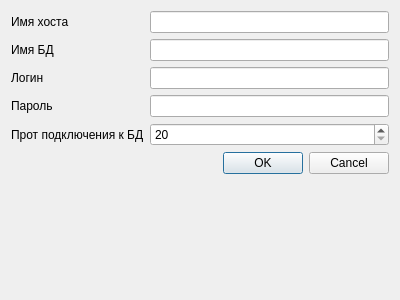
<?xml version="1.0" encoding="UTF-8"?>
<ui version="4.0">
 <class>Dialog</class>
 <widget class="QDialog" name="Dialog">
  <property name="geometry">
   <rect>
    <x>0</x>
    <y>0</y>
    <width>400</width>
    <height>300</height>
   </rect>
  </property>
  <property name="windowTitle">
   <string>Dialog</string>
  </property>
  <layout class="QFormLayout" name="formLayout">
   <item row="2" column="0">
    <widget class="QLabel" name="BD_name_label">
     <property name="text">
      <string>Имя БД</string>
     </property>
    </widget>
   </item>
   <item row="3" column="0">
    <widget class="QLabel" name="Login_label">
     <property name="text">
      <string>Логин</string>
     </property>
    </widget>
   </item>
   <item row="4" column="0">
    <widget class="QLabel" name="Pass_label">
     <property name="text">
      <string>Пароль</string>
     </property>
    </widget>
   </item>
   <item row="5" column="0">
    <widget class="QLabel" name="Con_prot_label">
     <property name="text">
      <string>Прот подключения к БД</string>
     </property>
    </widget>
   </item>
   <item row="1" column="0">
    <widget class="QLabel" name="Host_name_label">
     <property name="text">
      <string>Имя хоста</string>
     </property>
    </widget>
   </item>
   <item row="1" column="1">
    <widget class="QLineEdit" name="Host_name_text"/>
   </item>
   <item row="2" column="1">
    <widget class="QLineEdit" name="BD_name_text"/>
   </item>
   <item row="3" column="1">
    <widget class="QLineEdit" name="Login_text"/>
   </item>
   <item row="4" column="1">
    <widget class="QLineEdit" name="Pass"/>
   </item>
   <item row="5" column="1">
    <widget class="QSpinBox" name="Con_prot_spin">
     <property name="minimum">
      <number>20</number>
     </property>
     <property name="maximum">
      <number>70</number>
     </property>
    </widget>
   </item>
   <item row="7" column="1">
    <widget class="QDialogButtonBox" name="buttonBox">
     <property name="orientation">
      <enum>Qt::Horizontal</enum>
     </property>
     <property name="standardButtons">
      <set>QDialogButtonBox::Cancel|QDialogButtonBox::Ok</set>
     </property>
    </widget>
   </item>
  </layout>
 </widget>
 <resources/>
 <connections>
  <connection>
   <sender>buttonBox</sender>
   <signal>accepted()</signal>
   <receiver>Dialog</receiver>
   <slot>accept()</slot>
   <hints>
    <hint type="sourcelabel">
     <x>248</x>
     <y>254</y>
    </hint>
    <hint type="destinationlabel">
     <x>157</x>
     <y>274</y>
    </hint>
   </hints>
  </connection>
  <connection>
   <sender>buttonBox</sender>
   <signal>rejected()</signal>
   <receiver>Dialog</receiver>
   <slot>reject()</slot>
   <hints>
    <hint type="sourcelabel">
     <x>316</x>
     <y>260</y>
    </hint>
    <hint type="destinationlabel">
     <x>286</x>
     <y>274</y>
    </hint>
   </hints>
  </connection>
 </connections>
</ui>
